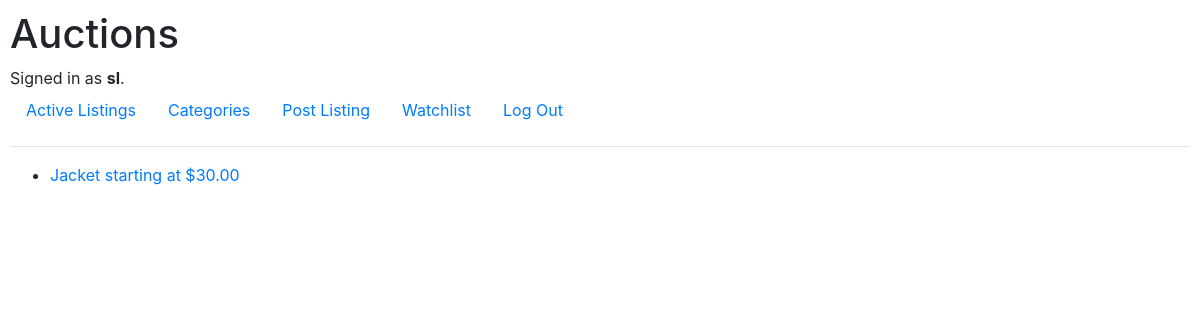
The app's page /categories/clothing (signed in) with its own data.
### auctions/models.py (models this page shows)
class User(AbstractUser):
    pass

class Listing(models.Model):
    listing_user = models.ForeignKey(User, on_delete=models.PROTECT, related_name="user_listings")
    name = models.CharField(max_length=64)
    description = models.CharField(max_length=1000)
    starting_bid = models.DecimalField(max_digits=20, decimal_places=2)
    image = models.URLField(default=None)
    category = models.CharField(max_length=64, default=None)
    listing_watchlist = models.ManyToManyField(User, blank=True, related_name="user_watchlist")
    is_closed = models.BooleanField(default=False)

### auctions/views.py (the view)
# urls.py: path("categories/<str:cat>", views.view_category, name="view_category")
def view_category(request, cat):
    return render(request, "auctions/viewcategories.html", {
        "listings": Listing.objects.filter(category=cat.lower())
    })

### auctions/templates/auctions/viewcategories.html
{% extends "auctions/layout.html" %}
{% block body %}
<ul>
    {% for listing in listings %}
    <li>
        <a href="{% url 'view_listing' listing.id %}">{{ listing.name }} starting at ${{ listing.starting_bid}}</a>
    </li>
    {% empty %}
    <li>No listings</li>
    {% endfor %}
</ul>
{% endblock %}

### auctions/templates/auctions/layout.html (shortened to what this page needs)
{% load static %}
<!DOCTYPE html>
<html lang="en">
    <head>
        <link rel="stylesheet" href="https://stackpath.bootstrapcdn.com/bootstrap/4.4.1/css/bootstrap.min.css">
        <link href="{% static 'auctions/styles.css' %}" rel="stylesheet">
    </head>
    <body>
        <h1>Auctions</h1>
        <div>
            {% if user.is_authenticated %}
                Signed in as <strong>{{ user.username }}</strong>.
            {% else %}
                Not signed in.
            {% endif %}
        </div>
        <ul class="nav">
            <li class="nav-item">
                <a class="nav-link" href="{% url 'index' %}">Active Listings</a>
            </li>
            <li class="nav-item">
                <a class="nav-link" href="{% url 'categories' %}">Categories</a>
            </li>
            {% if user.is_authenticated %}
                <li class="nav-item">
                    <a class="nav-link" href="{% url 'create_listing' %}">Post Listing</a>
                </li>
                <li class="nav-item">
                    <a class="nav-link" href="{% url 'watchlist' %}">Watchlist</a>
                </li>
                <li class="nav-item">
                    <a class="nav-link" href="{% url 'logout' %}">Log Out</a>
                </li>
            {% endif %}
        </ul>
        <hr>
        {% block body %}
        {% endblock %}
    </body>
</html>

### auctions/static/auctions/styles.css (style rules this page uses)
body { padding: 10px; }

### records on screen
User: username "sl"
Listing: name "Jacket", starting_bid "30.00"
